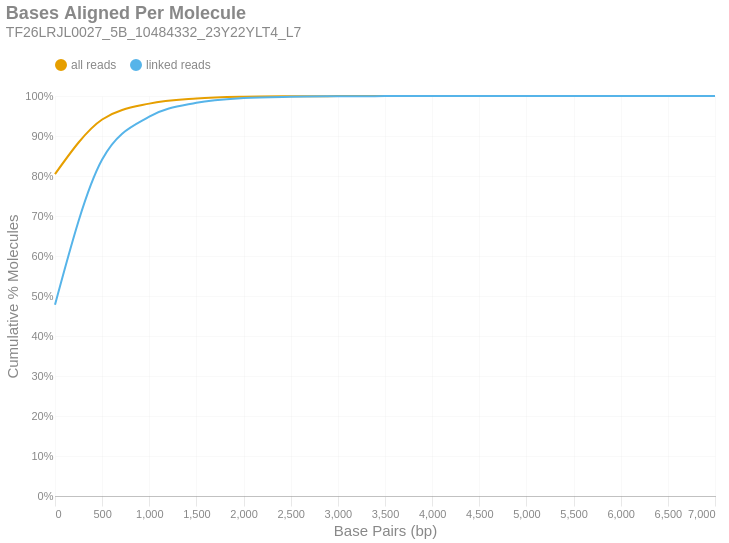

The code cell stored with this chart in its notebook:
### Markdown cell above
### Bases Aligned Per Molecule
This is a cumulative frequency distribution showing the number of base pairs aligned per unique molecule. These data are shown in 500 bp bins. There are two distributions: one with `all reads` (yellow) and another with only `linked reads` (blue). The percent of molecules in the `linked reads` distribution is relative to the total number of linked molecules.

### Code cell
if SKIPLR:
    print_html(f"Skipped")
else:
    binned_df = consolidated_hist(valids['aligned_bp'], mask, 500, True)
    with SafeRender(binned_df):
        (
            density_plot(binned_df, 'Bases Aligned Per Molecule', samplename, 'basesper')
            .encode(
                x=alt.X('bin:Q', title="Base Pairs (bp)").axis(tickMinStep=500).scale(padding=0),
                y=alt.Y('value:Q', title='Cumulative % Molecules')
                    .axis(format='%')
                    .scale(domain = [0,1])
                    .stack(False),
                color=alt.Color("key:N").scale(domain = ["all reads", "linked reads"]),
                tooltip = [
                    alt.Tooltip("key:N", title = "Data Type"),
                    alt.Tooltip("range_label:N", title="Bases Aligned Per Molecule"),
                    alt.Tooltip("value:Q", format = ".2%", title="% Molecules (Cum.)")
                ]
            )
        ).display()

### Figure 1 — Vega-Lite specification as saved in the notebook (floating-point values rounded to 4 significant figures)
{"width": "container", "height": 400, "config": {"title": {"anchor": "start", "dy": -15, "fontSize": 18, "color": "#888888", "subtitleColor": "#888888", "subtitleFontSize": 14}, "arc": {"fill": "#0072B2"}, "axis": {"domainColor": "#888888", "domainWidth": 0.5, "gridWidth": 0.2, "grid": false, "titleFontWeight": 400, "titleFontSize": 15, "labelFontSize": 11, "labelColor": "#888888", "tickColor": "#888888", "tickWidth": 0.2, "titleColor": "#888888"}, "axisBand": {"grid": false}, "axisX": {"grid": true, "tickSize": 10, "domainCap": "round"}, "axisY": {"domain": false, "grid": true, "tickSize": 0, "domainCap": "round"}, "background": "transparent", "header": {"labelFontSize": 15, "labelColor": "#888888", "titleFontSize": 15, "titleFontWeight": 600, "titleColor": "#888888"}, "legend": {"labelFont": "sans-serif", "labelFontSize": 12, "labelColor": "#888888", "symbolSize": 100, "symbolType": "circle", "titleFontSize": 12, "titlePadding": 10, "titleColor": "#888888", "title": null, "orient": "top"}, "range": {"category": ["#E69F00", "#56B4E9", "#009E73", "#F0E442", "#0072B2", "#D55E00", "#CC79A7", "#000000"], "diverging": ["#cfe8f3", "#a2d4ec", "#73bfe2", "#46abdb", "#1696d2", "#12719e"]}, "area": {"fill": "#0072B2", "fillOpacity": 0.7, "line": true, "strokeOpacity": 0.7}, "line": {"color": "#0072B2", "stroke": "#0072B2", "strokeWidth": 2}, "trail": {"color": "#0072B2", "stroke": "#0072B2", "strokeWidth": 0, "size": 1}, "point": {"filled": true, "fillOpacity": 1.0, "size": 95}, "text": {"color": "#888888", "fontSize": 11, "align": "right", "fontWeight": 400, "size": 11}, "bar": {"fill": "#0072B2", "stroke": null}, "view": {"stroke": null, "continuousWidth": 660, "continuousHeight": 400}}, "data": {"name": "data-3a07603e81931258e08c939659bfdc59"}, "mark": {"type": "line", "interpolate": "monotone", "point": {"opacity": 0, "size": 275}}, "encoding": {"color": {"field": "key", "scale": {"domain": ["all reads", "linked reads"]}, "type": "nominal"}, "tooltip": [{"field": "key", "title": "Data Type", "type": "nominal"}, {"field": "range_label", "title": "Bases Aligned Per Molecule", "type": "nominal"}, {"field": "value", "format": ".2%", "title": "% Molecules (Cum.)", "type": "quantitative"}], "x": {"axis": {"tickMinStep": 500}, "field": "bin", "scale": {"padding": 0}, "title": "Base Pairs (bp)", "type": "quantitative"}, "y": {"axis": {"format": "%"}, "field": "value", "scale": {"domain": [0, 1]}, "stack": false, "title": "Cumulative % Molecules", "type": "quantitative"}}, "params": [{"name": "param_c36ac31b6afebe62", "select": {"type": "point", "fields": ["key"]}, "bind": "legend"}], "title": {"text": "Bases Aligned Per Molecule", "subtitle": "TF26LRJL0027_5B_10484332_23Y22YLT4_L7"}, "transform": [{"fold": ["all reads (cumsum)", "linked reads (cumsum)"]}, {"calculate": "replace(datum.key, ' (cumsum)', '')", "as": "key"}, {"filter": {"param": "param_c36ac31b6afebe62"}}], "usermeta": {"embedOptions": {"downloadFileName": "TF26LRJL0027_5B_10484332_23Y22YLT4_L7.basesper"}}, "$schema": "https://vega.github.io/schema/vega-lite/v6.4.1.json", "datasets": {"data-3a07603e81931258e08c939659bfdc59": [{"bin": "0.0", "interval": "0.0-500.0", "all reads": 0.8047, "linked reads": 0.4783, "all reads (cumsum)": 0.8047, "linked reads (cumsum)": 0.4783, "range_label": "0-499"}, {"bin": "500.0", "interval": "500.0-1000.0", "all reads": 0.1366, "linked reads": 0.3628, "all reads (cumsum)": 0.9413, "linked reads (cumsum)": 0.8411, "range_label": "500-999"}, {"bin": "1000.0", "interval": "1000.0-1500.0", "all reads": 0.03963, "linked reads": 0.1071, "all reads (cumsum)": 0.9809, "linked reads (cumsum)": 0.9483, "range_label": "1000-1499"}, {"bin": "1500.0", "interval": "1500.0-2000.0", "all reads": 0.01279, "linked reads": 0.03465, "all reads (cumsum)": 0.9937, "linked reads (cumsum)": 0.9829, "range_label": "1500-1999"}, {"bin": "2000.0", "interval": "2000.0-2500.0", "all reads": 0.004378, "linked reads": 0.01186, "all reads (cumsum)": 0.9981, "linked reads (cumsum)": 0.9948, "range_label": "2000-2499"}, {"bin": "2500.0", "interval": "2500.0-3000.0", "all reads": 0.001245, "linked reads": 0.003372, "all reads (cumsum)": 0.9993, "linked reads (cumsum)": 0.9982, "range_label": "2500-2999"}, {"bin": "3000.0", "interval": "3000.0-3500.0", "all reads": 0.0004189, "linked reads": 0.001135, "all reads (cumsum)": 0.9997, "linked reads (cumsum)": 0.9993, "range_label": "3000-3499"}, {"bin": "3500.0", "interval": "3500.0-4000.0", "all reads": 0.0001597, "linked reads": 0.000432, "all reads (cumsum)": 0.9999, "linked reads (cumsum)": 0.9997, "range_label": "3500-3999"}, {"bin": "4000.0", "interval": "4000.0-4500.0", "all reads": 6.456e-05, "linked reads": 0.000175, "all reads (cumsum)": 1.0, "linked reads (cumsum)": 0.9999, "range_label": "4000-4499"}, {"bin": "4500.0", "interval": "4500.0-5000.0", "all reads": 2.101e-05, "linked reads": 5.693e-05, "all reads (cumsum)": 1.0, "linked reads (cumsum)": 1.0, "range_label": "4500-4999"}, {"bin": "5000.0", "interval": "5000.0-5500.0", "all reads": 8.958e-06, "linked reads": 2.428e-05, "all reads (cumsum)": 1.0, "linked reads (cumsum)": 1.0, "range_label": "5000-5499"}, {"bin": "5500.0", "interval": "5500.0-6000.0", "all reads": 1.545e-06, "linked reads": 4.186e-06, "all reads (cumsum)": 1.0, "linked reads (cumsum)": 1.0, "range_label": "5500-5999"}, {"bin": "6000.0", "interval": "6000.0-6500.0", "all reads": 1.545e-06, "linked reads": 4.186e-06, "all reads (cumsum)": 1.0, "linked reads (cumsum)": 1.0, "range_label": "6000-6499"}, {"bin": "6500.0", "interval": "6500.0-7000.0", "all reads": 0.0, "linked reads": 0.0, "all reads (cumsum)": 1.0, "linked reads (cumsum)": 1.0, "range_label": "6500-6999"}, {"bin": "7000.0", "interval": "7000.0-7500.0", "all reads": 6.178e-07, "linked reads": 1.674e-06, "all reads (cumsum)": 1.0, "linked reads (cumsum)": 1.0, "range_label": "7000-7499"}]}}
